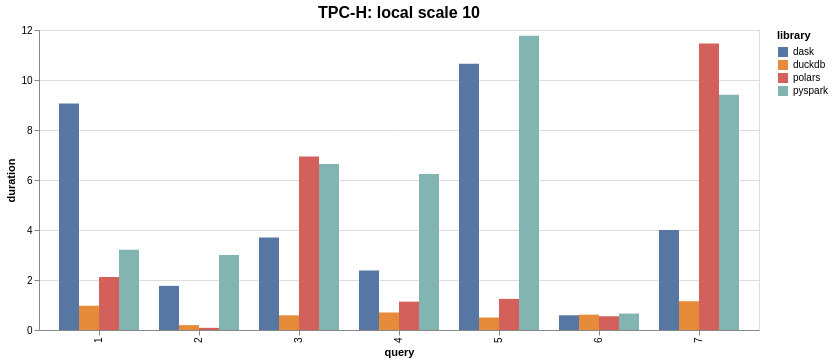

Vega-Lite specification stored for this chart:
### Vega-Lite specification from a JSON file in a GitHub repository (floating-point values rounded to 4 significant figures)
{"config": {"view": {"continuousWidth": 300, "continuousHeight": 300}, "title": {"fontSize": 16}}, "data": {"name": "data-19d97343b4f7ea730cc4b71173b91cce"}, "mark": {"type": "bar"}, "encoding": {"color": {"field": "library", "scale": {"domain": ["dask", "duckdb", "polars", "pyspark"], "range": ["#5677a4ff", "#e68b39ff", "#d4605bff", "#82b5b2ff"]}, "type": "nominal"}, "tooltip": [{"field": "library", "type": "nominal"}, {"field": "duration", "type": "quantitative"}], "x": {"field": "query", "type": "nominal"}, "xOffset": {"field": "library", "type": "nominal"}, "y": {"field": "duration", "type": "quantitative"}}, "title": "TPC-H: local scale 10", "$schema": "https://vega.github.io/schema/vega-lite/v5.15.1.json", "datasets": {"data-19d97343b4f7ea730cc4b71173b91cce": [{"name": "monday", "duration": 9.06, "library": "dask", "query": 1, "scale": 10}, {"name": "monday", "duration": 1.765, "library": "dask", "query": 2, "scale": 10}, {"name": "monday", "duration": 3.695, "library": "dask", "query": 3, "scale": 10}, {"name": "monday", "duration": 2.375, "library": "dask", "query": 4, "scale": 10}, {"name": "monday", "duration": 10.65, "library": "dask", "query": 5, "scale": 10}, {"name": "monday", "duration": 0.5893, "library": "dask", "query": 6, "scale": 10}, {"name": "monday", "duration": 3.997, "library": "dask", "query": 7, "scale": 10}, {"name": "monday", "duration": 0.9711, "library": "duckdb", "query": 1, "scale": 10}, {"name": "monday", "duration": 0.1939, "library": "duckdb", "query": 2, "scale": 10}, {"name": "monday", "duration": 0.5869, "library": "duckdb", "query": 3, "scale": 10}, {"name": "monday", "duration": 0.7013, "library": "duckdb", "query": 4, "scale": 10}, {"name": "monday", "duration": 0.499, "library": "duckdb", "query": 5, "scale": 10}, {"name": "monday", "duration": 0.613, "library": "duckdb", "query": 6, "scale": 10}, {"name": "monday", "duration": 1.151, "library": "duckdb", "query": 7, "scale": 10}, {"name": "monday", "duration": 2.124, "library": "polars", "query": 1, "scale": 10}, {"name": "monday", "duration": 0.08604, "library": "polars", "query": 2, "scale": 10}, {"name": "monday", "duration": 6.935, "library": "polars", "query": 3, "scale": 10}, {"name": "monday", "duration": 1.135, "library": "polars", "query": 4, "scale": 10}, {"name": "monday", "duration": 1.245, "library": "polars", "query": 5, "scale": 10}, {"name": "monday", "duration": 0.5499, "library": "polars", "query": 6, "scale": 10}, {"name": "monday", "duration": 11.46, "library": "polars", "query": 7, "scale": 10}, {"name": "monday", "duration": 3.207, "library": "pyspark", "query": 1, "scale": 10}, {"name": "monday", "duration": 3.001, "library": "pyspark", "query": 2, "scale": 10}, {"name": "monday", "duration": 6.637, "library": "pyspark", "query": 3, "scale": 10}, {"name": "monday", "duration": 6.238, "library": "pyspark", "query": 4, "scale": 10}, {"name": "monday", "duration": 11.77, "library": "pyspark", "query": 5, "scale": 10}, {"name": "monday", "duration": 0.6574, "library": "pyspark", "query": 6, "scale": 10}, {"name": "monday", "duration": 9.41, "library": "pyspark", "query": 7, "scale": 10}]}}
